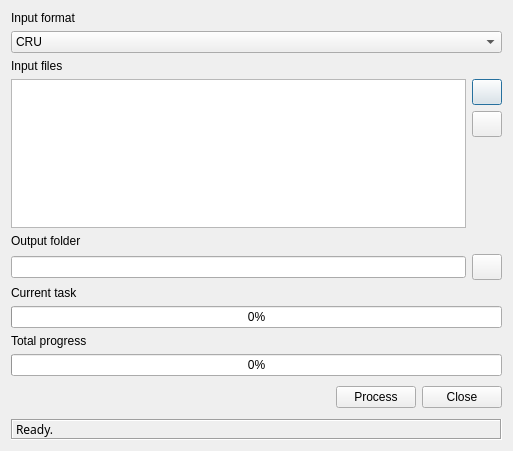
<ui version="4.0" >
 <class>OmgClimateConverterBase</class>
 <widget class="QDialog" name="OmgClimateConverterBase" >
  <property name="geometry" >
   <rect>
    <x>0</x>
    <y>0</y>
    <width>513</width>
    <height>451</height>
   </rect>
  </property>
  <property name="windowTitle" >
   <string>Hadley Climate Data Importer</string>
  </property>
  <property name="windowIcon" >
   <iconset resource="../resources/resources.qrc" >:/om_icon_small.png</iconset>
  </property>
  <layout class="QGridLayout" >
   <item row="0" column="0" colspan="2" >
    <widget class="QLabel" name="lblInputFormat" >
     <property name="text" >
      <string>Input format</string>
     </property>
     <property name="buddy" >
      <cstring>lstInputFiles</cstring>
     </property>
    </widget>
   </item>
   <item row="1" column="0" colspan="3" >
    <widget class="QComboBox" name="cboInputFormat" >
     <item>
      <property name="text" >
       <string>CRU</string>
      </property>
     </item>
     <item>
      <property name="text" >
       <string>Hadley</string>
      </property>
     </item>
    </widget>
   </item>
   <item row="2" column="0" colspan="2" >
    <widget class="QLabel" name="lblInputFile" >
     <property name="text" >
      <string>Input files</string>
     </property>
     <property name="buddy" >
      <cstring>lstInputFiles</cstring>
     </property>
    </widget>
   </item>
   <item rowspan="2" row="3" column="0" colspan="3" >
    <layout class="QHBoxLayout" >
     <item>
      <widget class="QListWidget" name="lstInputFiles" />
     </item>
     <item>
      <layout class="QVBoxLayout" >
       <item>
        <widget class="QPushButton" name="pbnSelectFile" >
         <property name="minimumSize" >
          <size>
           <width>30</width>
           <height>26</height>
          </size>
         </property>
         <property name="maximumSize" >
          <size>
           <width>30</width>
           <height>26</height>
          </size>
         </property>
         <property name="text" >
          <string/>
         </property>
         <property name="icon" >
          <iconset resource="../resources/resources.qrc" >:/fileopen.png</iconset>
         </property>
        </widget>
       </item>
       <item>
        <widget class="QPushButton" name="pbnRemoveFile" >
         <property name="sizePolicy" >
          <sizepolicy vsizetype="Fixed" hsizetype="Fixed" >
           <horstretch>0</horstretch>
           <verstretch>0</verstretch>
          </sizepolicy>
         </property>
         <property name="minimumSize" >
          <size>
           <width>30</width>
           <height>26</height>
          </size>
         </property>
         <property name="maximumSize" >
          <size>
           <width>30</width>
           <height>26</height>
          </size>
         </property>
         <property name="text" >
          <string/>
         </property>
         <property name="icon" >
          <iconset resource="../resources/resources.qrc" >:/edittrash.png</iconset>
         </property>
        </widget>
       </item>
       <item>
        <spacer>
         <property name="orientation" >
          <enum>Qt::Vertical</enum>
         </property>
         <property name="sizeHint" >
          <size>
           <width>30</width>
           <height>20</height>
          </size>
         </property>
        </spacer>
       </item>
      </layout>
     </item>
    </layout>
   </item>
   <item rowspan="2" row="4" column="1" colspan="2" >
    <widget class="QSplitter" name="splitter" >
     <property name="orientation" >
      <enum>Qt::Vertical</enum>
     </property>
    </widget>
   </item>
   <item row="5" column="0" >
    <widget class="QLabel" name="lblOutputDir" >
     <property name="text" >
      <string>Output folder</string>
     </property>
     <property name="buddy" >
      <cstring>leOutputDir</cstring>
     </property>
    </widget>
   </item>
   <item row="6" column="0" colspan="2" >
    <widget class="QLineEdit" name="leOutputDir" />
   </item>
   <item row="6" column="2" >
    <widget class="QPushButton" name="pbnSelectDir" >
     <property name="minimumSize" >
      <size>
       <width>30</width>
       <height>26</height>
      </size>
     </property>
     <property name="maximumSize" >
      <size>
       <width>30</width>
       <height>26</height>
      </size>
     </property>
     <property name="text" >
      <string/>
     </property>
     <property name="icon" >
      <iconset resource="../resources/resources.qrc" >:/fileopen.png</iconset>
     </property>
    </widget>
   </item>
   <item row="7" column="0" colspan="2" >
    <widget class="QLabel" name="lblCurrentTask" >
     <property name="text" >
      <string>Current task</string>
     </property>
     <property name="buddy" >
      <cstring>leOutputDir</cstring>
     </property>
    </widget>
   </item>
   <item row="8" column="0" colspan="3" >
    <widget class="QProgressBar" name="progressTask" >
     <property name="value" >
      <number>0</number>
     </property>
     <property name="orientation" >
      <enum>Qt::Horizontal</enum>
     </property>
    </widget>
   </item>
   <item row="9" column="0" colspan="2" >
    <widget class="QLabel" name="lblTotalProgress" >
     <property name="text" >
      <string>Total progress</string>
     </property>
     <property name="buddy" >
      <cstring>leOutputDir</cstring>
     </property>
    </widget>
   </item>
   <item row="10" column="0" colspan="3" >
    <widget class="QProgressBar" name="progressTotal" >
     <property name="value" >
      <number>0</number>
     </property>
     <property name="orientation" >
      <enum>Qt::Horizontal</enum>
     </property>
    </widget>
   </item>
   <item row="11" column="0" colspan="3" >
    <layout class="QHBoxLayout" >
     <item>
      <spacer>
       <property name="orientation" >
        <enum>Qt::Horizontal</enum>
       </property>
       <property name="sizeHint" >
        <size>
         <width>131</width>
         <height>31</height>
        </size>
       </property>
      </spacer>
     </item>
     <item>
      <widget class="QPushButton" name="pbnProcess" >
       <property name="text" >
        <string>Process</string>
       </property>
      </widget>
     </item>
     <item>
      <widget class="QPushButton" name="pbnClose" >
       <property name="text" >
        <string>Close</string>
       </property>
      </widget>
     </item>
    </layout>
   </item>
   <item row="12" column="0" colspan="3" >
    <widget class="QLabel" name="lblMessage" >
     <property name="frameShape" >
      <enum>QFrame::Box</enum>
     </property>
     <property name="frameShadow" >
      <enum>QFrame::Sunken</enum>
     </property>
     <property name="text" >
      <string>&lt;html>&lt;head>&lt;meta name="qrichtext" content="1" />&lt;/head>&lt;body style=" white-space: pre-wrap; font-family:Sans Serif; font-weight:400; font-style:normal; text-decoration:none;">&lt;p style=" margin-top:0px; margin-bottom:0px; margin-left:0px; margin-right:0px; -qt-block-indent:0; text-indent:0px;">Ready.&lt;/p>&lt;/body>&lt;/html></string>
     </property>
    </widget>
   </item>
  </layout>
 </widget>
 <tabstops>
  <tabstop>lstInputFiles</tabstop>
  <tabstop>pbnSelectFile</tabstop>
  <tabstop>pbnRemoveFile</tabstop>
  <tabstop>leOutputDir</tabstop>
  <tabstop>pbnSelectDir</tabstop>
  <tabstop>pbnProcess</tabstop>
  <tabstop>pbnClose</tabstop>
 </tabstops>
 <resources>
  <include location="../resources/resources.qrc" />
 </resources>
 <connections>
  <connection>
   <sender>pbnClose</sender>
   <signal>clicked()</signal>
   <receiver>OmgClimateConverterBase</receiver>
   <slot>reject()</slot>
   <hints>
    <hint type="sourcelabel" >
     <x>446</x>
     <y>264</y>
    </hint>
    <hint type="destinationlabel" >
     <x>226</x>
     <y>267</y>
    </hint>
   </hints>
  </connection>
 </connections>
</ui>
